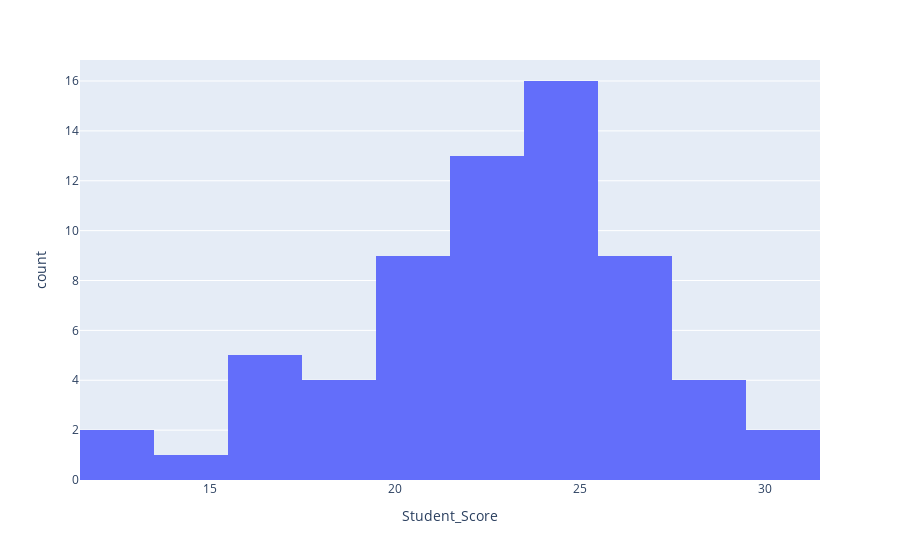

Source (notebook cell):
### Markdown cell above
## Challenge 5

Plot the exact same histogram using plotly express. 

HINT: `help(px.histogram)` for assistance. 

Note (binning algorithm is different)

### Code cell
px.histogram(exam_df, x="Student_Score", nbins=9)

### Figure 1 — Plotly figure (JSON) as saved in the notebook; plotly's stock layout.template omitted (floating-point values rounded to 4 significant figures)
{"data": [{"alignmentgroup": "True", "bingroup": "x", "hovertemplate": "Student_Score=%{x}<br>count=%{y}<extra></extra>", "legendgroup": "", "marker": {"color": "#636efa", "pattern": {"shape": ""}}, "name": "", "nbinsx": 9, "offsetgroup": "", "orientation": "v", "showlegend": false, "type": "histogram", "x": [24, 27, 30, 18, 24, 25, 30, 26, 13, 27, 20, 24, 29, 26, 26, 23, 22, 23, 27, 23, 22, 15, 24, 13, 20, 20, 19, 21, 26, 16, 17, 24, 22, 27, 24, 27, 25, 19, 23, 19, 25, 21, 28, 24, 25, 28, 17, 22, 28, 24, 23, 23, 16, 20, 21, 25, 16, 21, 23, 21, 23, 22, 24, 24, 24], "xaxis": "x", "yaxis": "y"}], "layout": {"autosize": true, "barmode": "relative", "legend": {"tracegroupgap": 0}, "margin": {"t": 60}, "xaxis": {"anchor": "y", "autorange": true, "domain": [0, 1], "range": [11.5, 31.5], "title": {"text": "Student_Score"}, "type": "linear"}, "yaxis": {"anchor": "x", "autorange": true, "domain": [0, 1], "range": [0, 16.84], "title": {"text": "count"}}}}
